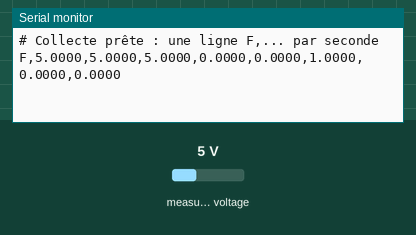
The program below on a simulated ESP32. Shown: the last lines printed to the serial monitor. The test bench sets the inputs (shaded band); at power-on: measured voltage 5 V.

Above: at 1.2 s.
1.3 s: measured voltage set to 0.3 V
At 2.6 s:
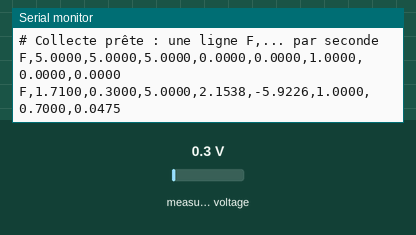
2.8 s: measured voltage set to 3.8 V
At 3.6 s:
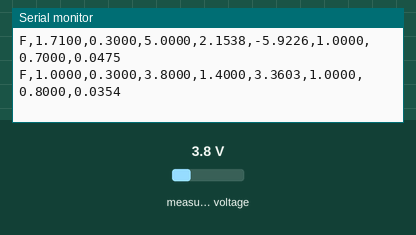
Timing chart, 0 to 5.8 s (numbered marks = the images above; inputs shaded):
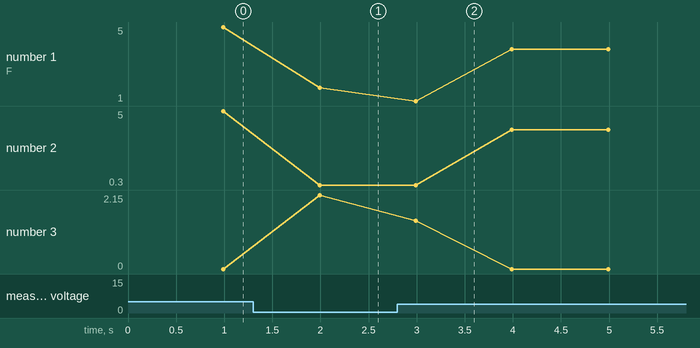

Measured:
- after the input at 1.3 s, the serial monitor: prints a new line after 0.69 s (image 1)
- after the input at 2.8 s, the serial monitor: prints a new line after 0.19 s (image 2)
- plotted number 1: 5 → 1.71 after the input at 1.3 s, 1.71 → 3.8 after the input at 2.8 s
- plotted number 2: 5 → 0.3 after the input at 1.3 s, 0.3 → 3.8 after the input at 2.8 s
- plotted number 3: 0 → 2.15 after the input at 1.3 s

The program:

main.cpp
```cpp
// =====================================================================
// main.cpp (collect_grid) -- IA n°1, étape 1 : COLLECTE DES DONNÉES
// ---------------------------------------------------------------------
// Mesure la tension "STEG" (pack n°1 + potentiomètre) avec l'INA219 n°1,
// 100 fois par seconde. Chaque seconde, calcule les 8 caractéristiques
// de la fenêtre et les envoie sur le port série sous la forme :
//     F,f0,f1,f2,f3,f4,f5,f6,f7
// Le script tools/log_serial.py enregistre ces lignes dans un CSV.
//
// Bibliothèque : "Adafruit INA219", installée automatiquement par PlatformIO (platformio.ini)
// Câblage : INA219 SDA -> GPIO21, SCL -> GPIO22, VCC -> 3V3, GND -> GND
//           Pack n°1 (+) -> potentiomètre -> VIN+ de l'INA219, (-) -> GND commun
// =====================================================================
#include <Arduino.h>
#include <Wire.h>
#include <Adafruit_INA219.h>
#include "grid_features.h"

Adafruit_INA219 inaGrid(0x40);          // INA219 n°1 (adresse par défaut)

const int   N_SAMPLES = 100;            // 100 mesures par fenêtre
const float DT = 0.01f;                 // une mesure toutes les 10 ms = 1 s par fenêtre
float window_[N_SAMPLES];
int   idx = 0;
unsigned long nextSampleUs = 0;

void setup() {
  Serial.begin(115200);
  Wire.begin(21, 22);
  Wire.setClock(400000);                // I2C rapide : une lecture prend ~0,3 ms
  if (!inaGrid.begin()) {
    Serial.println("# ERREUR : INA219 n°1 introuvable (vérifier le câblage)");
    while (true) delay(1000);
  }
  inaGrid.setCalibration_32V_2A();      // mesure jusqu'à 32 V
  Serial.println("# Collecte prête : une ligne F,... par seconde");
  nextSampleUs = micros();
}

void loop() {
  // On attend le moment exact de la prochaine mesure (toutes les 10 ms)
  if ((long)(micros() - nextSampleUs) < 0) return;
  nextSampleUs += (unsigned long)(DT * 1e6);

  window_[idx++] = inaGrid.getBusVoltage_V();   // tension en volts

  if (idx == N_SAMPLES) {               // fenêtre complète : on calcule et on envoie
    float f[N_FEATURES];
    computeFeatures(window_, N_SAMPLES, DT, f);
    Serial.print("F");
    for (int i = 0; i < N_FEATURES; i++) {
      Serial.print(',');
      Serial.print(f[i], 4);
    }
    Serial.println();
    idx = 0;
  }
}
```

grid_features.h
```cpp
// =====================================================================
// grid_features.h -- IA n°1 : calcul des caractéristiques d'une fenêtre de tension
// ---------------------------------------------------------------------
// Ce fichier est en C++ "pur" (aucune fonction Arduino) : il compile sur
// l'ESP32 ET sur un PC, ce qui permet de le tester.
// IMPORTANT : la même copie doit exister dans firmware/collect_grid/
// (le firmware de collecte et le firmware principal doivent calculer
// EXACTEMENT les mêmes caractéristiques, sinon le modèle se trompe).
// =====================================================================
#pragma once
#include <math.h>

// Nombre de caractéristiques extraites de chaque fenêtre (entrées du modèle)
#define N_FEATURES 8

// Seuils utilisés par deux caractéristiques (prototype 12 V)
#define FEAT_LOW_V   10.4f   // en dessous : "tension basse"
#define FEAT_ZERO_V   1.0f   // en dessous : "pas de tension" (coupure)

// Remplit f[0..7] à partir de n mesures de tension v[], prises toutes les dt secondes.
//  f[0] moyenne          f[1] minimum           f[2] maximum
//  f[3] écart-type       f[4] pente (V/s)       f[5] part du temps < 10,4 V
//  f[6] part du temps < 1 V                     f[7] variation moyenne entre 2 mesures
inline void computeFeatures(const float* v, int n, float dt, float* f) {
  float sum = 0, mn = v[0], mx = v[0];
  int low = 0, zero = 0;
  float absDiff = 0;
  for (int i = 0; i < n; i++) {
    sum += v[i];
    if (v[i] < mn) mn = v[i];
    if (v[i] > mx) mx = v[i];
    if (v[i] < FEAT_LOW_V) low++;
    if (v[i] < FEAT_ZERO_V) zero++;
    if (i > 0) absDiff += fabsf(v[i] - v[i - 1]);
  }
  float mean = sum / n;

  // écart-type et pente par moindres carrés (t = i * dt)
  float var = 0, tMean = (n - 1) * dt / 2.0f, num = 0, den = 0;
  for (int i = 0; i < n; i++) {
    float d = v[i] - mean;
    var += d * d;
    float t = i * dt - tMean;
    num += t * d;
    den += t * t;
  }
  f[0] = mean;
  f[1] = mn;
  f[2] = mx;
  f[3] = sqrtf(var / n);
  f[4] = (den > 0) ? num / den : 0;
  f[5] = (float)low / n;
  f[6] = (float)zero / n;
  f[7] = (n > 1) ? absDiff / (n - 1) : 0;
}
```
